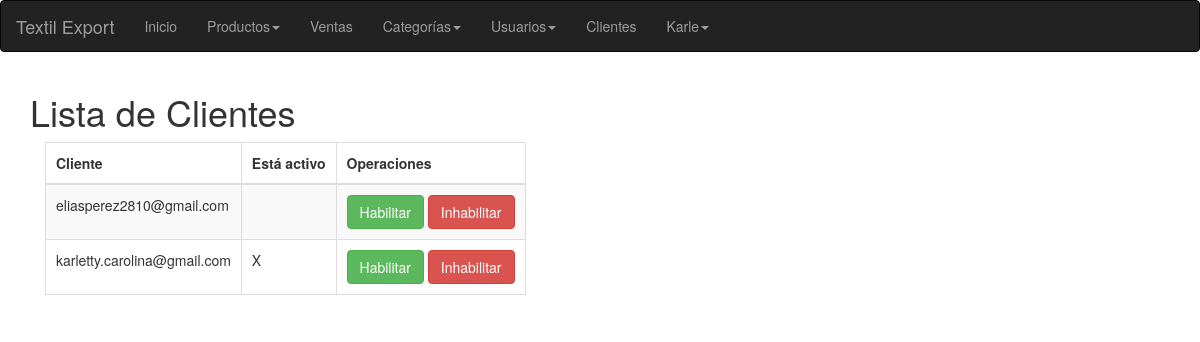
The app's page /EP210584-Desafío2/Clients (signed in) with its own data.
### tables this page shows
CREATE TABLE `clients`(
	`client_email` varchar(50) NOT NULL,
	`is_active` boolean NOT NULL,
	`pass` varchar(64) NOT NULL,
	PRIMARY KEY (`client_email`)
);

### index.php (called while the page is built, shortened)
<?php
$url = $_SERVER['REQUEST_URI'];
$url = explode('/', $url);
$contr = new $controller;
$method = empty($url[3]) ? "index" : $url[3];
$param = empty($url[4]) ? "" : $url[4];
$contr->$method($param);

### Model/Model.php (called while the page is built, shortened)
<?php
abstract class Model
{
      private $hostname = "localhost";
      private $user = "root";
      private $pass = "123456";
      private $db = "textil_export";
      protected $conn;
      protected function openConnection()
      {
            try {
                  $this->conn = new PDO("mysql:host=$this->hostname;dbname=$this->db;charset=utf8", $this->user, $this->pass);
            } catch (PDOException $e) {
                  echo $e->getMessage();
            }
      }
      protected function closeConnection()
      {
            $this->conn = null;
      }
      protected function getQuery($query, $params = array())
      {
            try {
                  $st = $this->conn->prepare($query);
                  $st->execute($params);
                  $rows = $st->fetchAll();
                  return $rows;
            } catch (Exception $e) {
                  $this->closeConnection();
                  return null;
            }
      }
}

### Model/ClientsModel.php (called while the page is built, shortened)
<?php
require_once 'Model.php';
class ClientsModel extends Model
{
      public function get($id = '')
      {
            if ($id == '') {
                  $query = "SELECT * FROM clients";
                  return $this->getQuery($query);
            } else {
                  $query = "SELECT * FROM clients WHERE client_email=:client_email";
                  return $this->getQuery($query, ['client_email' => $id])[0];
            }
      }
}

### View/Clients/index.php (the view, shortened to what this page needs)
<?php
require_once('./View/printHead.php');
require_once('./View/navigation.php');
?>
<body>
      <div class="container">
            <header>
                  <h1>Lista de Clientes</h1>
            </header>
            <main class="col-md-10">
                  <table class="table table-striped table-bordered table-hover" id="tabla">
                        <thead>
                              <tr>
                                    <th>Cliente</th>
                                    <th>Está activo</th>
                                    <?php
                                    if ($userType == 'admin') :
                                    ?>
                                          <th>Operaciones</th>
                                    <?php endif; ?>
                              </tr>
                        </thead>
                        <tbody>
                              <?php
                              foreach ($clients as $c) {
                              ?>
                                    <tr>
                                          <td><?= $c['client_email'] ?></td>
                                          <td><?= $c['is_active'] ? 'X' : '' ?></td>
                                          <?php
                                          if ($userType == 'admin') :
                                          ?>
                                                <td>
                                                      <a class="btn btn-success" href="<?= PATH . '/Clients/enable/' . $c['client_email'] ?>">Habilitar</a>
                                                      <a class="btn btn-danger" href="<?= PATH . '/Clients/disable/' . $c['client_email'] ?>">Inhabilitar</a>
                                                </td>
                                          <?php endif; ?>
                                    </tr>
                              <?php
                              }
                              ?>
                        </tbody>
                  </table>
            </main>
      </div>
</body>
</html>

### View/assets/css/styles.css (style rules this page uses)
.table { width: max-content; max-width: max-content; }
td, th { padding: 10px !important; }

### records on screen
clients: client_email "eliasperez2810@gmail.com"
clients: client_email "karletty.carolina@gmail.com", is_active "X"

### other values on screen
$_SESSION['user'] "Karle"
